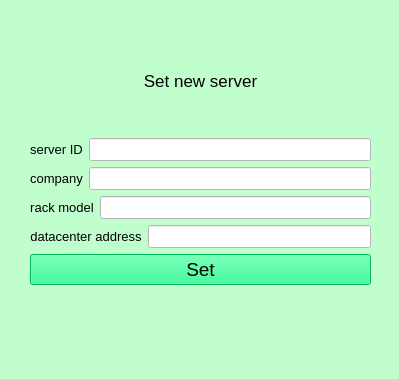
<?xml version="1.0" encoding="UTF-8"?>
<ui version="4.0">
 <class>AddServer</class>
 <widget class="QMainWindow" name="AddServer">
  <property name="geometry">
   <rect>
    <x>0</x>
    <y>0</y>
    <width>399</width>
    <height>379</height>
   </rect>
  </property>
  <property name="windowTitle">
   <string>MainWindow</string>
  </property>
  <property name="styleSheet">
   <string notr="true">background-color: rgb(192, 255, 205);</string>
  </property>
  <widget class="QWidget" name="centralwidget">
   <widget class="QWidget" name="layoutWidget">
    <property name="geometry">
     <rect>
      <x>30</x>
      <y>30</y>
      <width>341</width>
      <height>255</height>
     </rect>
    </property>
    <layout class="QVBoxLayout" name="verticalLayout_2">
     <item>
      <widget class="QLabel" name="label">
       <property name="font">
        <font>
         <pointsize>13</pointsize>
        </font>
       </property>
       <property name="text">
        <string>Set new server</string>
       </property>
       <property name="alignment">
        <set>Qt::AlignCenter</set>
       </property>
      </widget>
     </item>
     <item>
      <layout class="QVBoxLayout" name="verticalLayout">
       <item>
        <layout class="QHBoxLayout" name="horizontalLayout">
         <item>
          <widget class="QLabel" name="label_2">
           <property name="font">
            <font>
             <pointsize>10</pointsize>
            </font>
           </property>
           <property name="text">
            <string>server ID</string>
           </property>
           <property name="alignment">
            <set>Qt::AlignCenter</set>
           </property>
          </widget>
         </item>
         <item>
          <widget class="QLineEdit" name="id">
           <property name="font">
            <font>
             <pointsize>10</pointsize>
            </font>
           </property>
           <property name="styleSheet">
            <string notr="true">background-color: rgb(255, 255, 255);</string>
           </property>
           <property name="maxLength">
            <number>20</number>
           </property>
           <property name="alignment">
            <set>Qt::AlignCenter</set>
           </property>
          </widget>
         </item>
        </layout>
       </item>
       <item>
        <layout class="QHBoxLayout" name="horizontalLayout_2">
         <item>
          <widget class="QLabel" name="label_3">
           <property name="font">
            <font>
             <pointsize>10</pointsize>
            </font>
           </property>
           <property name="text">
            <string>company</string>
           </property>
           <property name="alignment">
            <set>Qt::AlignCenter</set>
           </property>
          </widget>
         </item>
         <item>
          <widget class="QLineEdit" name="company">
           <property name="font">
            <font>
             <pointsize>10</pointsize>
            </font>
           </property>
           <property name="styleSheet">
            <string notr="true">background-color: rgb(255, 255, 255);</string>
           </property>
           <property name="maxLength">
            <number>20</number>
           </property>
           <property name="alignment">
            <set>Qt::AlignCenter</set>
           </property>
          </widget>
         </item>
        </layout>
       </item>
       <item>
        <layout class="QHBoxLayout" name="horizontalLayout_4">
         <item>
          <widget class="QLabel" name="label_5">
           <property name="font">
            <font>
             <pointsize>10</pointsize>
            </font>
           </property>
           <property name="text">
            <string>rack model</string>
           </property>
           <property name="alignment">
            <set>Qt::AlignCenter</set>
           </property>
          </widget>
         </item>
         <item>
          <widget class="QLineEdit" name="model">
           <property name="font">
            <font>
             <pointsize>10</pointsize>
            </font>
           </property>
           <property name="styleSheet">
            <string notr="true">background-color: rgb(255, 255, 255);</string>
           </property>
           <property name="maxLength">
            <number>20</number>
           </property>
           <property name="alignment">
            <set>Qt::AlignCenter</set>
           </property>
          </widget>
         </item>
        </layout>
       </item>
       <item>
        <layout class="QHBoxLayout" name="horizontalLayout_5">
         <item>
          <widget class="QLabel" name="label_6">
           <property name="font">
            <font>
             <pointsize>10</pointsize>
            </font>
           </property>
           <property name="text">
            <string>datacenter address</string>
           </property>
           <property name="alignment">
            <set>Qt::AlignCenter</set>
           </property>
          </widget>
         </item>
         <item>
          <widget class="QLineEdit" name="address">
           <property name="font">
            <font>
             <pointsize>10</pointsize>
            </font>
           </property>
           <property name="styleSheet">
            <string notr="true">background-color: rgb(255, 255, 255);</string>
           </property>
           <property name="maxLength">
            <number>20</number>
           </property>
           <property name="alignment">
            <set>Qt::AlignCenter</set>
           </property>
          </widget>
         </item>
        </layout>
       </item>
      </layout>
     </item>
     <item>
      <widget class="QPushButton" name="set">
       <property name="font">
        <font>
         <pointsize>14</pointsize>
        </font>
       </property>
       <property name="styleSheet">
        <string notr="true">background-color: rgb(0, 255, 127);</string>
       </property>
       <property name="text">
        <string>Set</string>
       </property>
      </widget>
     </item>
    </layout>
   </widget>
  </widget>
  <widget class="QMenuBar" name="menubar">
   <property name="geometry">
    <rect>
     <x>0</x>
     <y>0</y>
     <width>399</width>
     <height>26</height>
    </rect>
   </property>
  </widget>
  <widget class="QStatusBar" name="statusbar"/>
 </widget>
 <resources/>
 <connections/>
</ui>
